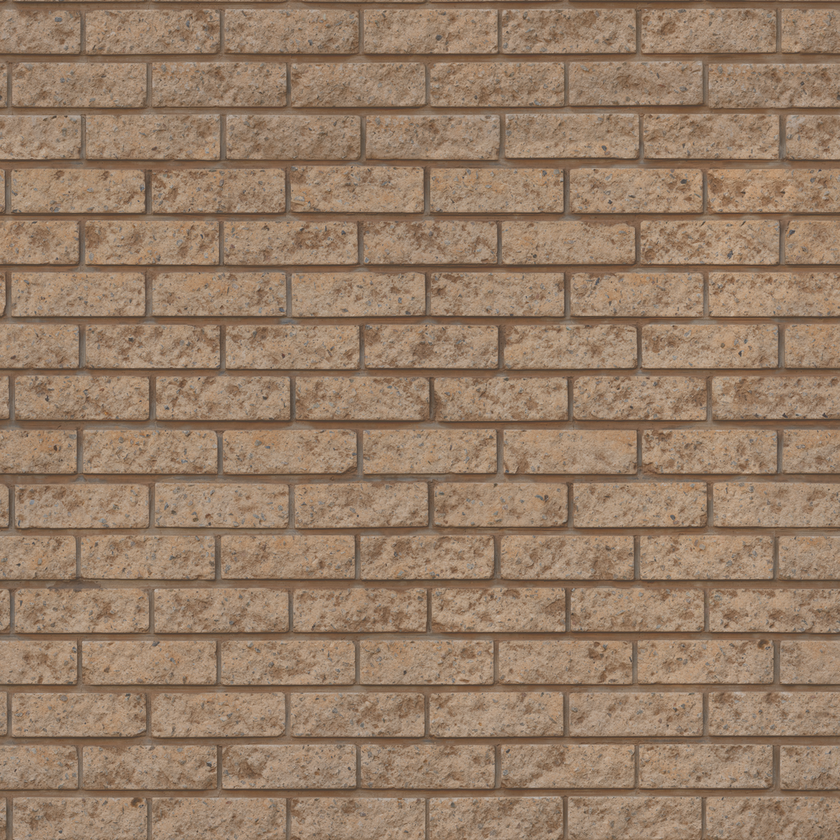
#> input picture Trabalho 4/brick1.png, 840 x 840 px, shrunk from 1024 x 1024 before the run
$ python compHist.py brick1.png madeira1.png
#> lines starting #> are read from the running program, lines starting #| are printed output that depends on the picture
import sys
import cv2
import numpy as np
from skimage import feature

def compareHistChiSqr(image1, image2):
  lbp = feature.local_binary_pattern(image1, 8, 1)
  lbp = np.float32(lbp)
  lbp_hist = cv2.calcHist([lbp],[0],None,[256],(0,256))
  lbp_hist /= lbp_hist.sum() + 1e-9

  lbp2 = feature.local_binary_pattern(image2, 8, 1)
  lbp2 = np.float32(lbp2)
  lbp2_hist = cv2.calcHist([lbp2],[0],None,[256],(0,256))
  lbp2_hist /= lbp2_hist.sum() + 1e-9

  return cv2.compareHist(lbp_hist, lbp2_hist, cv2.HISTCMP_CHISQR)

if __name__ == "__main__":
    if(len(sys.argv) < 3):
        print("Parametros passados insuficientes, passe o diretorio das duas imagens.\n")
        sys.exit()
    img = cv2.imread(sys.argv[1], cv2.IMREAD_GRAYSCALE)
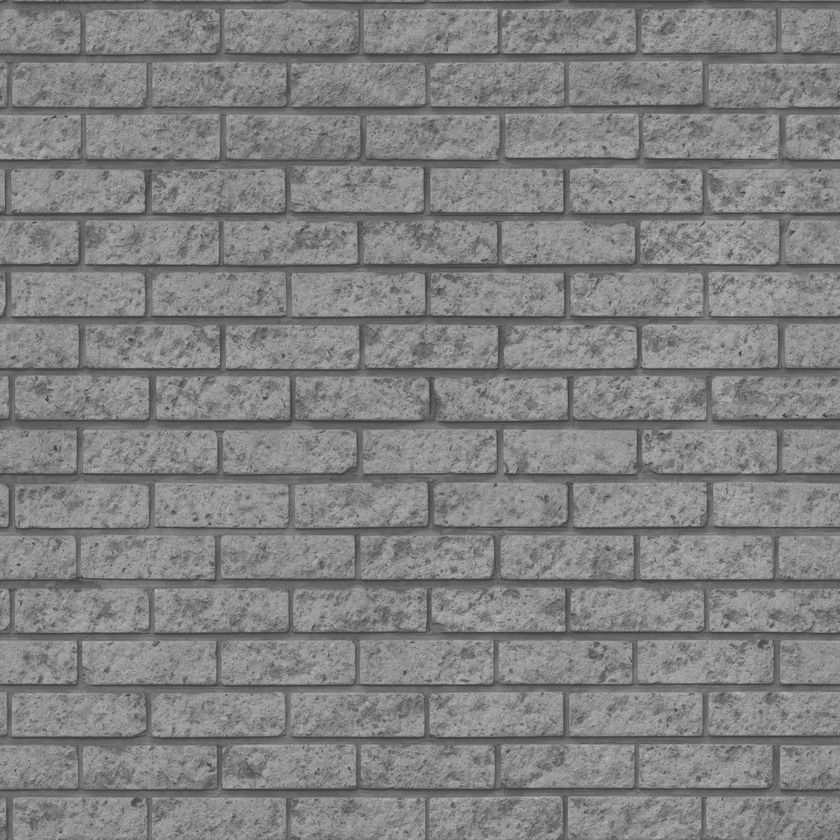
#> img: shape (840, 840); min 55, max 186, mean 129
    img2 = cv2.imread(sys.argv[2], cv2.IMREAD_GRAYSCALE)
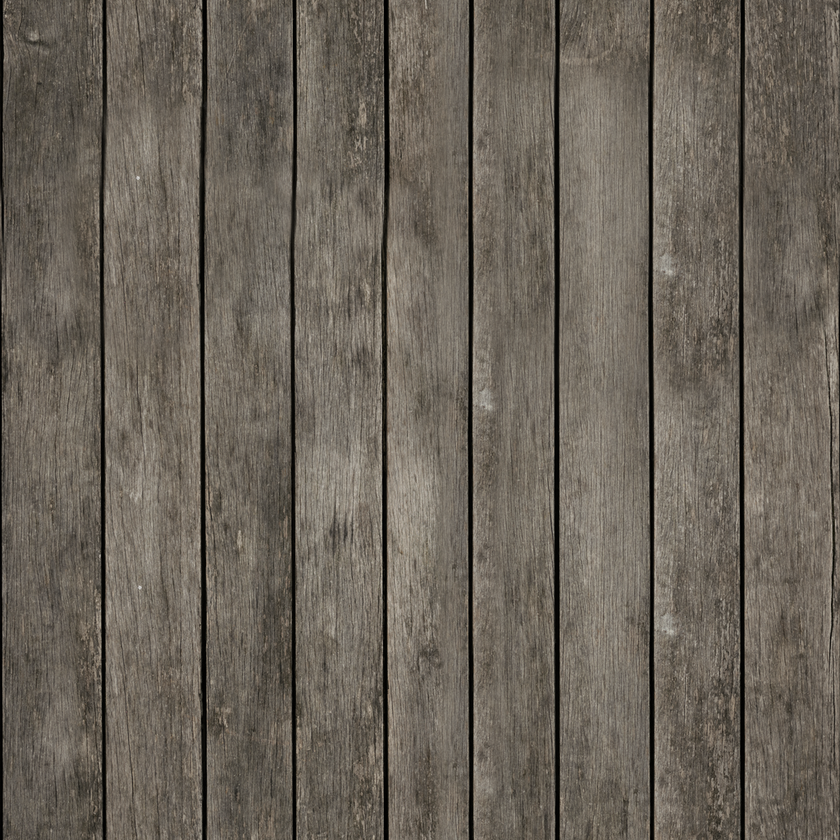
#> input picture Trabalho 4/madeira1.png, 840 x 840 px, shrunk from 1024 x 1024 before the run
#> img2: shape (840, 840); min 0, max 214, mean 100.3
    sys.argv[1] = sys.argv[1].replace('.png', '')
    sys.argv[2] = sys.argv[2].replace('.png', '')
    comp = compareHistChiSqr(img,img2)
#> in compareHistChiSqr, `lbp = feature.local_binary_pattern(image1, 8, 1)`:
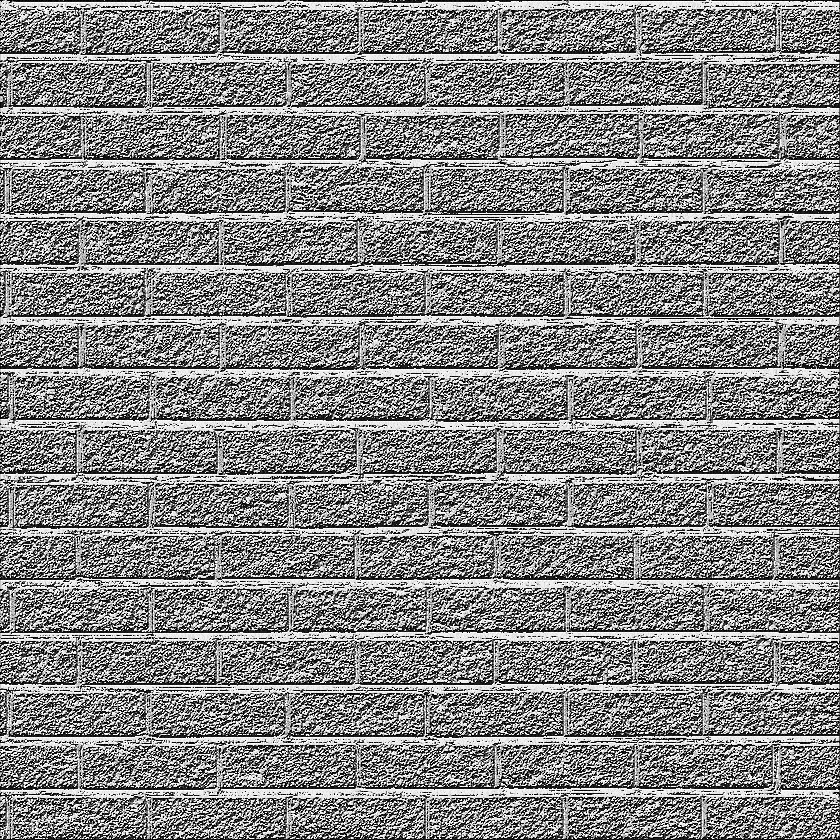
#> lbp: shape (840, 840) float64; min 0, max 255, mean 134.2
#> in compareHistChiSqr, `lbp_hist = cv2.calcHist([lbp],[0],None,[256],(0,256))`: lbp_hist = 256 values, max 63298 at index 255, min 3 at index 170, mean 2756.2
#> in compareHistChiSqr, `lbp_hist /= lbp_hist.sum() + 1e-9`: lbp_hist = 256 values, max 0.0897 at index 255, min 4.25e-06 at index 170, mean 0.00391
#> in compareHistChiSqr, `lbp2 = feature.local_binary_pattern(image2, 8, 1)`:
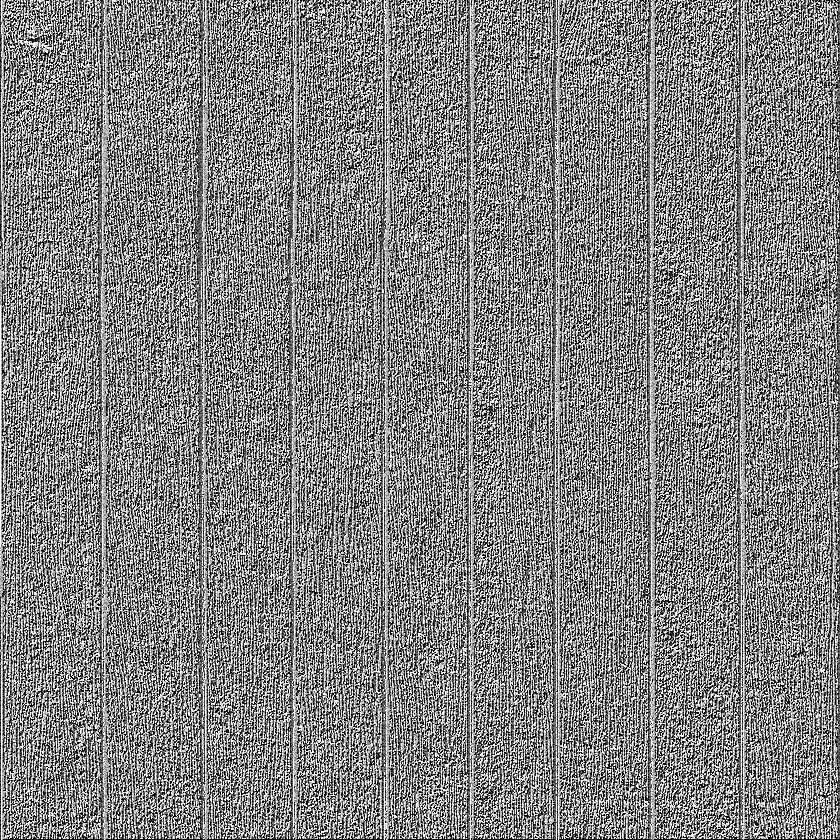
#> lbp2: shape (840, 840) float64; min 0, max 255, mean 130
#> in compareHistChiSqr, `lbp2_hist = cv2.calcHist([lbp2],[0],None,[256],(0,256))`: lbp2_hist = 256 values, max 72745 at index 255, min 1 at index 170, mean 2756.2
#> in compareHistChiSqr, `lbp2_hist /= lbp2_hist.sum() + 1e-9`: lbp2_hist = 256 values, max 0.103 at index 255, min 1.42e-06 at index 170, mean 0.00391
#> comp = 1.52
    info = f"Medida Chi-Quadrado entre os histogramas das texturas: {sys.argv[1]} vs {sys.argv[2]} é:\t{comp}\n"
    with open("comparacoes_Histogramas.txt", 'a', encoding='utf-8') as escrita:
        escrita.writelines(info)
